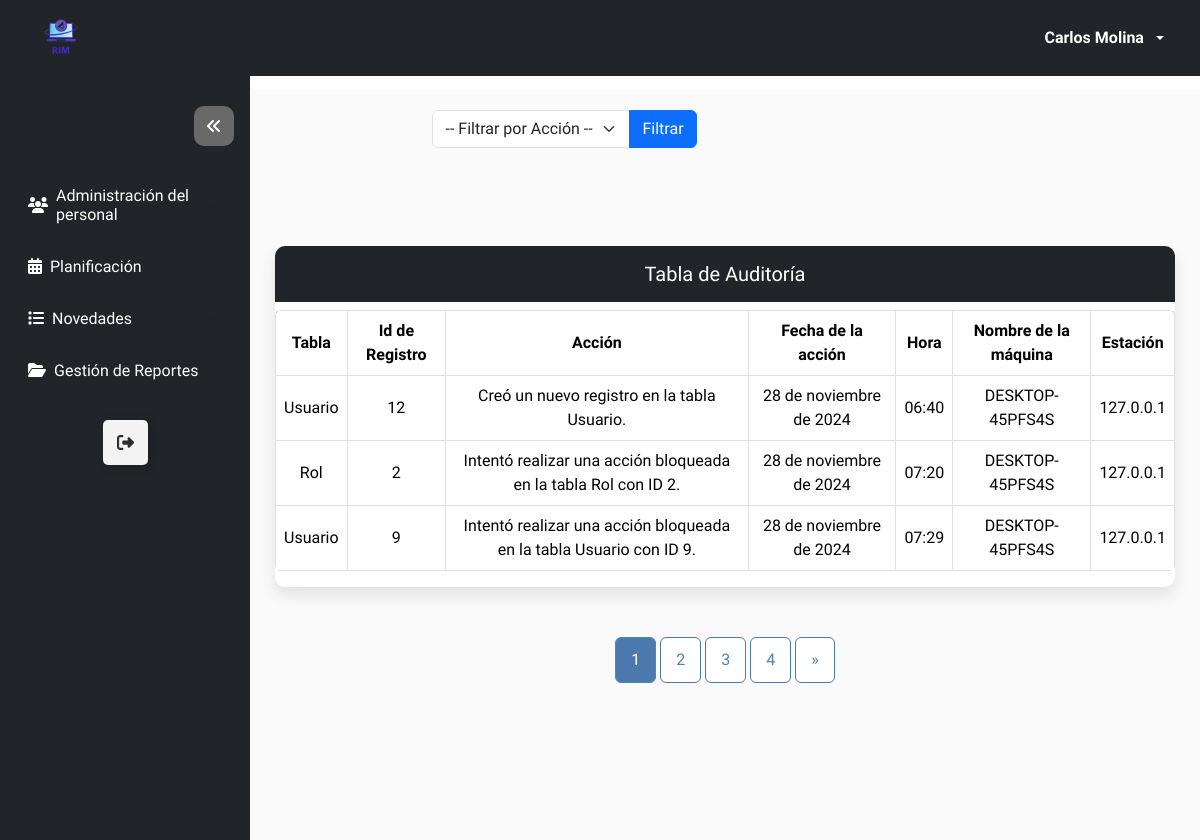
The app's page /auditoria/listar_auditoria/ (signed in), older data.
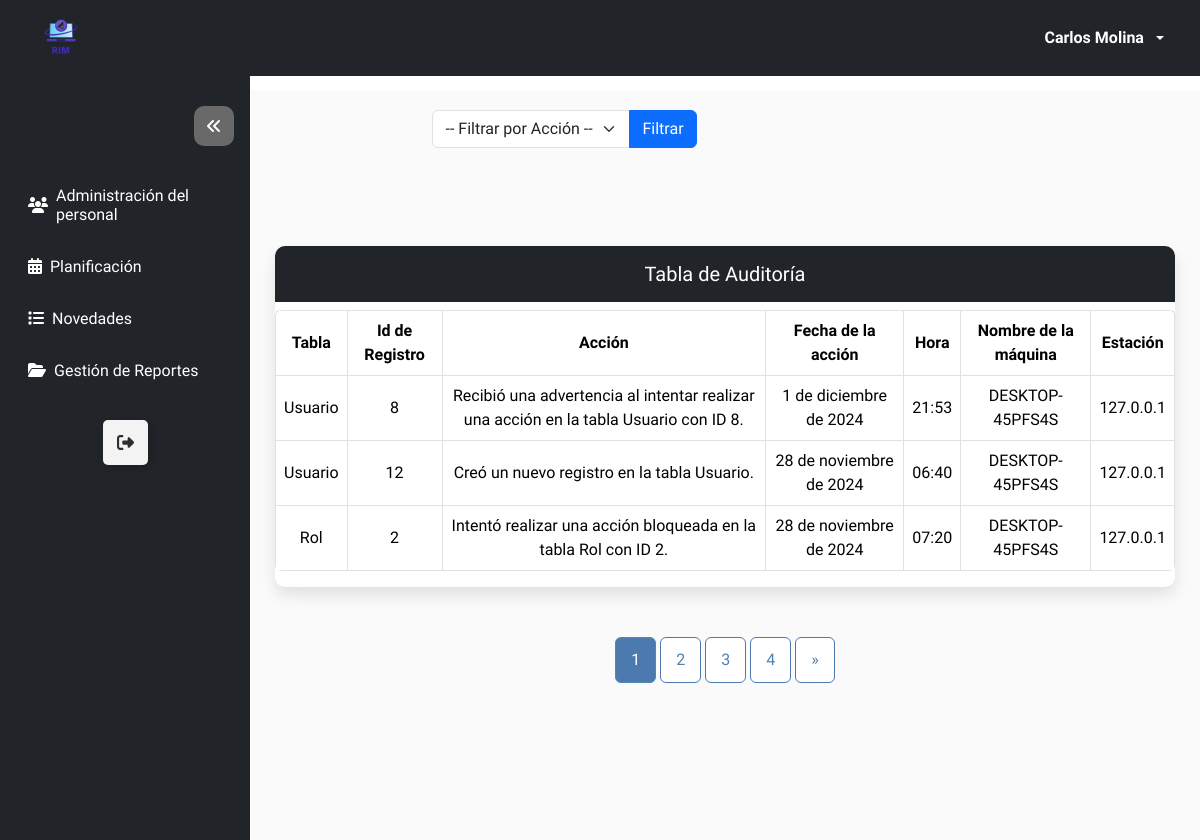
The same page, newer data.
### Modulos/Login/models.py (models this page shows, shortened)
class Usuario(AbstractBaseUser, PermissionsMixin):
    username = models.CharField(max_length=15,unique=True)
    email = models.EmailField(unique=True, max_length=50)
    nombre = models.CharField(max_length = 15, blank = True, null = True)
    apellido = models.CharField(max_length = 15, blank = True, null = True)
    cedula = models.CharField(unique=True, max_length=10, null=True)
    estado = models.BooleanField(default=True)
    is_staff = models.BooleanField(default=False)  # Permitir el acceso al admin
    is_superuser = models.BooleanField(default=False)  #Acceso completo y sin restricciones, permitiendo cualquier acción.
    primera_sesion = models.BooleanField(default=True)
    fecha_creacion = models.DateTimeField(auto_now_add=True)
    fecha_modificacion = models.DateTimeField(auto_now=True)
    rol = models.ForeignKey('Rol', on_delete=models.SET_NULL, null=True, blank=True)
    objects = UsuarioManager()
    USERNAME_FIELD = 'username'

### Modulos/Auditoria/models.py (models this page shows, shortened)
class AuditoriaUser(models.Model):
    class AccionChoices(models.TextChoices):
        MODIFICAR = 'M', 'Modificar'
        CREAR = 'C', 'Crear'
        ELIMINAR = 'E', 'Eliminar'
        INACTIVAR = 'I', 'Inactivar'
        ACTIVAR = 'A', 'Activar'
        BLOQUEO = 'B', 'Bloqueo'
        ADVERTENCIA = 'ADV', 'Advertencia'
    usuario = models.ForeignKey(
        Usuario,
        on_delete=models.PROTECT,
        verbose_name='Usuario'
    )
    accion = models.CharField(
        max_length=3,
        choices=AccionChoices.choices,
        verbose_name='Acción'
    )
    tabla = models.CharField(max_length=100, verbose_name='Tabla')
    registro_id = models.IntegerField(verbose_name='ID de Registro')
    descripcion = models.TextField(verbose_name='Descripción de la Acción', null=True, blank=True)
    fecha = models.DateField(auto_now_add=True, verbose_name='Fecha y Hora')
    hora = models.TimeField(auto_now_add=True, verbose_name='Hora')
    nombre_maquina = models.CharField(max_length=100, verbose_name='Nombre de la Máquina', null=True, blank=True)
    estacion = models.CharField(max_length=100, verbose_name='Estación', null=True, blank=True)
    class Meta:
        verbose_name = 'Auditoría de Usuario'
        verbose_name_plural = 'Auditorías de Usuarios'
        ordering = ('-fecha',)

### Modulos/Auditoria/views.py (the view)
# urls.py: path('listar_auditoria/', Auditoria_View.as_view(), name = 'listar_auditoria')
class Auditoria_View(LoginRequiredMixin, RoleRequiredMixin, ListView):
    template_name = 'listar_auditoria.html'
    context_object_name = 'auditoria'
    model = AuditoriaUser
    required_role = 'Coordinador'
    paginate_by = 3
    def get_queryset(self):
        query = self.request.GET.get('query')
        queryset = super().get_queryset()
        if query:  # Si se selecciona un filtro, aplicarlo
            queryset = queryset.filter(accion=query)
        return queryset
    def get_context_data(self, **kwargs):
        context = super().get_context_data(**kwargs)
        context['dir_search'] = self.request.path
        context['query'] = self.request.GET.get('query', '')
        context['title_table'] = 'Tabla de Auditoría'
        context['acciones'] = AuditoriaUser.AccionChoices.choices  # Lista de acciones disponibles
        return context

### Modulos/Login/mixin.py (called while the page is built)
    def dispatch(self, request, *args, **kwargs):
        if not request.user.rol or request.user.rol.name != self.required_role:
            return redirect(reverse('login:acceso_restringido'))
        return super().dispatch(request, *args, **kwargs)

### Modulos/Login/utils.py (called while the page is built)
def configuracion_completa():
    rol = Rol.objects.filter(name='Coordinador', estado=True).exists()
    usuario_coordinador = Usuario.objects.filter(rol__name='Coordinador', estado=True).exists()
    return rol and usuario_coordinador

### Modulos/Auditoria/templates/listar_auditoria.html (shortened to what this page needs)
{% extends 'modulos.html' %}
{% load static %}
{% block search %}
<form method="GET" action="{{ dir_search }}" class="mb-3">
    <div class="input-group">
        <select name="query" class="form-select">
            <option value="">-- Filtrar por Acción --</option>
        </select>
        <button type="submit" class="btn btn-primary">Filtrar</button>
    </div>
</form>
{% endblock %}
{% block thead %}
<th> Tabla </th>
<th> Id de Registro </th>
<th> Acción </th>
<th> Fecha de la acción </th>
<th> Hora </th>
<th> Nombre de la máquina </th>
<th> Estación </th>
{% endblock %}
{% block tbody %}
{% for i in auditoria %}
<tr>
    <td> {{ i.tabla }} </td>
    <td> {{ i.registro_id }} </td>
    <td> {{ i.descripcion }} </td>
    <td> {{ i.fecha }} </td>
    <td> {{ i.hora }} </td>
    <td> {{ i.nombre_maquina }} </td>
    <td> {{ i.estacion }} </td>
</tr>
{% endfor %}
{% endblock %}

### templates/modulos.html (shortened to what this page needs)
{% extends 'index.html' %}
{% load static %}
{% block main %}
<div class="content">
    {% block sidebar %}
    {% include 'sidebar.html' %}
    {% endblock %}
    {% block forms %}
    <main class="main-content" style="margin-top: 50px;">
        <div class="container">
            <div class="botones mb-3">
                <div>
                    {% block search %}
                    {% endblock %}
                </div>
            </div>
        </div>
            {% block table %}
            <div class="table-container">
                <h5 class="text-center bg-dark text-white p-3">{{ title_table }}</h5>
                <div class="table-responsive">
                    <table class="table table-bordered table-hover rounded">
                        <thead class="bg-dark text-white">
                            <tr>
                                {% block thead %}
                                {% endblock %}
                            </tr>
                        </thead>
                        <tbody>
                            {% block tbody %}
                            {% endblock %}
                        </tbody>
                    </table>
                </div>
            </div>
            {% endblock %}
            {% block pagination %}
            <div class="d-flex justify-content-center mt-4">
                {% if is_paginated %}
                <nav aria-label="Page navigation">
                    <ul class="pagination">
                        {% for num in paginator.page_range %}
                        {% if num >= page_obj.number|add:-2 and num <= page_obj.number|add:2 %} <li
                            class="page-item {% if num == page_obj.number %}active{% endif %}">
                            <a class="page-link" href="?page={{ num }}&q={{ request.GET.q }}">{{ num }}</a>
                            </li>
                            {% elif num == 1 or num == paginator.num_pages %}
                            <li class="page-item {% if num == page_obj.number %}active{% endif %}">
                                <a class="page-link" href="?page={{ num }}&q={{ request.GET.q }}">{{ num }}</a>
                            </li>
                            {% elif num == page_obj.number|add:-3 or num == page_obj.number|add:3 %}
                            <li class="page-item disabled">
                                <a class="page-link">...</a>
                            </li>
                            {% endif %}
                            {% endfor %}
                            {% if page_obj.has_next %}
                            <li class="page-item">
                                <a class="page-link" href="?page={{ page_obj.next_page_number }}&q={{ request.GET.q }}"
                                    aria-label="Next">
                                    <span aria-hidden="true">&raquo;</span>
                                </a>
                            </li>
                            {% endif %}
                    </ul>
                </nav>
                {% endif %}
            </div>
            {% endblock %}
        </div>
    {% endblock %}
{% endblock %}

### templates/index.html (shortened to what this page needs)
<!DOCTYPE html>
<html lang="es">
{% load static %}
<head>
    <link rel="stylesheet" href="{% static 'css/style.css' %}">
    {% block css %}
    <link rel="stylesheet" href="{% static 'css/modulos.css' %}">
    <link rel="stylesheet" href="{% static 'css/diseño_forms.css' %}">
    <link rel="stylesheet" href="{% static 'css/style_tabla.css' %}">
    {% endblock %}
    <link rel="stylesheet" href="{% static 'css/bootstrap.min.css' %}">
</head>
<body>
        <header>
        {% block header %}
            {% include 'navbar.html' %}
        {% endblock %}
        </header>
        {% block main %}{% endblock %}
</body>
</html>

### templates/navbar.html (shortened to what this page needs)
{% load static %}
<nav class="navbar navbar-expand-lg navbar-dark bg-dark sticky-top">
    <div class="container-fluid">
        <a href="/" class="navbar-brand">
            <img src="{% static 'img/logo_rim.png' %}" class="mx-4" width="50px">
        </a>
        <div class="collapse navbar-collapse justify-content-end" id="navbarContent">
            <ul class="navbar-nav mb-2 mb-lg-0">
                <li class="nav-item dropdown mx-3 my-auto">
                    <a class="nav-link dropdown-toggle text-white d-flex align-items-center" href="#" role="button"
                        data-bs-toggle="dropdown" aria-expanded="false">
                        <span class="me-2"><b>{{ nombre }} {{ apellido }}</b></span>
                    </a>
                </li>
            </ul>
        </div>
    </div>
</nav>

### templates/sidebar.html (shortened to what this page needs)
<aside class="side-bar d-flex flex-column bg-dark text-white">
    <div class="justify-content-end d-flex align-items-center my-3 mx-3">
        <i class="fa-solid d-flex justify-content-center align-items-center fa-angles-left btn-toggle" id="btn"></i>
    </div>
    <div class="accordion" id="asideAccordion">
        <ul class="nav flex-column p-2">
            {% if request.user.is_superuser or request.user.rol and request.user.rol.name == 'Coordinador' %}
            <li class="nav-item">
                <div class="accordion-item bg-dark border-0">
                    <h2 class="accordion-header">
                        <button class="accordion-button bg-dark text-white border-0 collapsed" type="button"
                            data-bs-toggle="collapse" data-bs-target="#collapseAdmin" aria-expanded="false"
                            aria-controls="collapseAdmin">
                            <i class="fa-sharp fa-solid fa-users me-2"></i>
                            <span class="nav-text">Administración del personal</span>
                        </button>
                    </h2>
                </div>
            </li>
            {% endif %}
            {% if request.user.rol and request.user.rol.name == 'Coordinador' %}
            <li class="nav-item">
                <div class="accordion-item bg-dark border-0">
                    <h2 class="accordion-header">
                        <button class="accordion-button bg-dark text-white border-0 collapsed" type="button"
                            data-bs-toggle="collapse" data-bs-target="#collapsePlanning" aria-expanded="false"
                            aria-controls="collapsePlanning">
                            <i class="fa-sharp fa-solid fa-calendar-alt me-2"> </i>
                            <span class="nav-text">Planificación</span>
                        </button>
                    </h2>
                </div>
            </li>
            <li class="nav-item">
                <div class="accordion-item bg-dark border-0">
                    <h2 class="accordion-header">
                        <button class="accordion-button bg-dark text-white border-0 collapsed" type="button"
                            data-bs-toggle="collapse" data-bs-target="#collapseNews" aria-expanded="false"
                            aria-controls="collapseNews">
                            <i class="fa-solid fa-list me-2"></i>
                            <span class="nav-text">Novedades</span>
                        </button>
                    </h2>
                </div>
            </li>
            <li class="nav-item">
                <div class="accordion-item bg-dark border-0">
                    <h2 class="accordion-header">
                        <button class="accordion-button bg-dark text-white border-0 collapsed" type="button"
                            data-bs-toggle="collapse" data-bs-target="#collapseReportes" aria-expanded="false"
                            aria-controls="collapseReportes">
                            <i class="fa-sharp fa-solid fa-folder-open me-2"></i>
                            <span class="nav-text" >Gestión de Reportes</span>
                        </button>
                    </h2>
                </div>
            </li>
            {% endif %}
        </ul>
    </div>
    <div class="logout d-flex justify-content-center mt-3 align-items-center">
        <a  class=" d-flex justify-content-center" href="{% url 'login:logout' %}">
            <button class="Btn">
                <div class="sign">
                </div>
            </button>
        </a>
    </div>
</aside>

### static/css/style.css (style rules this page uses)
:root { --bg-color: #FAFAFA; --sidebar-bg: rgb(18, 23, 30); --sidebar-hover-bg: beige; --sidebar-text-color: white; --sidebar-hover-text: black; --arrow-bg: dimgrey; --arrow-hover-bg: rgb(218, 218, 218); --arrow-hover-color: #12171e; --transition-speed: 0.5s; }
.side-bar { position: fixed; top: 70px; left: 0; height: 100%; z-index: 500; background-color: #f8f9fa; }
.container .botones { display: flex; flex-direction: row; justify-content: space-around; }
.side-bar { padding: 20px 0; display: grid; grid-template-columns: repeat(1, 1fr); width: clamp(220px, 250px, 260px); background-color: var(--sidebar-bg); transition: width var(--transition-speed) ease; overflow: auto; }
.side-bar .nav { display: flex; flex-direction: column; padding: 0; margin: 0; }
.side-bar .nav-item { font-size: 16px; }
.side-bar .fa-angles-right, .side-bar .fa-angles-left { color: var(--sidebar-text-color); background-color: var(--arrow-bg); width: 40px; height: 40px; border-radius: 10px; transition: all 0.5s ease; cursor: pointer; }
.main-content { position: relative; top: 40px; margin-left: 250px; flex: 1; padding: 20px 10px; background-color: var(--bg-color); transition: margin-left var(--transition-speed) ease; }
.pagination { display: flex; justify-content: center; align-items: center; gap: 5px; }
.page-item .page-link { color: #4c82af; font-weight: 500; padding: 10px 15px; border: 1px solid #4c7aaf; border-radius: 6px; transition: all 0.3s ease; }
.page-item.active .page-link { background-color: #4c7aaf; color: #fff; border-color: #4c8baf; }
.Btn { --black: #000000; --ch-black: #141414; --eer-black: #1b1b1b; --night-rider: #2e2e2e; --white: #ffffff; --af-white: #f3f3f3; --ch-white: #e1e1e1; display: flex; align-items: center; justify-content: flex-start; width: 45px; height: 45px; border: none; border-radius: 5px; cursor: pointer; position: relative; overflow: hidden; transition-duration: .3s; box-shadow: 2px 2px 10px rgba(0, 0, 0, 0.199); background-color: var(--af-white); }
.sign { width: 100%; transition-duration: .3s; display: flex; align-items: center; justify-content: center; }
.sign svg { width: 17px; }
.logout { margin-bottom: 40px; }

### static/css/modulos.css (style rules this page uses)
header { position: fixed; top: 0; width: 100%; z-index: 1000; }

### static/css/diseño_forms.css (style rules this page uses)
.content { display: flex; height: 100vh; font-family: 'Arima', sans-serif; }
header { font-family: 'Arima',sans-serif; }

### static/css/style_tabla.css (style rules this page uses)
.table-container { margin: 50px auto; max-width: 900px; background-color: #ffffff; border-radius: 10px; box-shadow: 0px 8px 15px rgba(0, 0, 0, 0.1); }
.table-container .table { border-radius: 10px; overflow: hidden; }
.table-container h5 { border-top-left-radius: 10px; border-top-right-radius: 10px; }
.table td, .table th { vertical-align: middle; }
.table th, td { font-size: 16px; padding: 40px; text-align: center; }

Row changes from the older to the newer data that the page shows:
no longer on this page (row unchanged): AuditoriaUser: tabla "Usuario", registro_id "9", descripcion "Intentó realizar una acción bloqueada en la tabla Usuario con ID 9.", fecha "28 de noviembre de 2024", hora "07:29", nombre_maquina "DESKTOP-45PFS4S", estacion "127.0.0.1"
added AuditoriaUser: tabla "Usuario", registro_id "8", descripcion "Recibió una advertencia al intentar realizar una acción en la tabla Usuario con ID 8.", fecha "1 de diciembre de 2024", hora "21:53", nombre_maquina "DESKTOP-45PFS4S", estacion "127.0.0.1"
